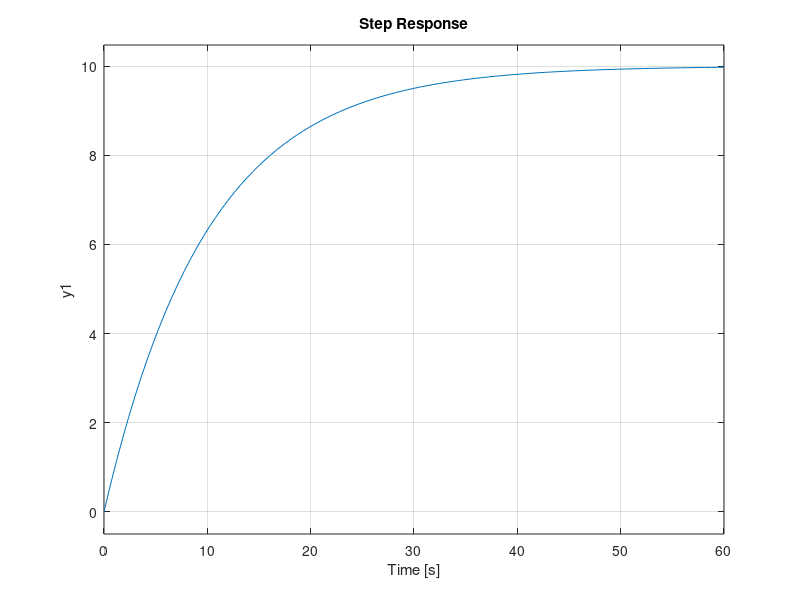

Write the MATLAB code that produced this figure. (Note: this script raises an error after producing the figure.)
% For a BIBO system

s = tf('s');
G = 1/(s^2+2*s+5);
pole(G);

%% Convert to SS representation

[A,B,C,D] = ssdata(G)
eig(A)
% The stability of a system may also be found from the state-space 
% representation. In fact, the poles of the transfer function are the 
% eigenvalues of the system matrix A.

%% Step response  (First order system)

k_dc = 5;   % dc gain
Tc = 10;    % Time constant
u = 2;      % step input

s = tf('s');
G = k_dc/(Tc*s + 1);  
%  http://ctms.engin.umich.edu/CTMS/index.php?example=Introduction&section=SystemAnalysis#1

step(u*G);
linearSystemAnalyzer('step',G)

%% Bode plots

bode(G)
linearSystemAnalyzer('bode',G)

%% 

